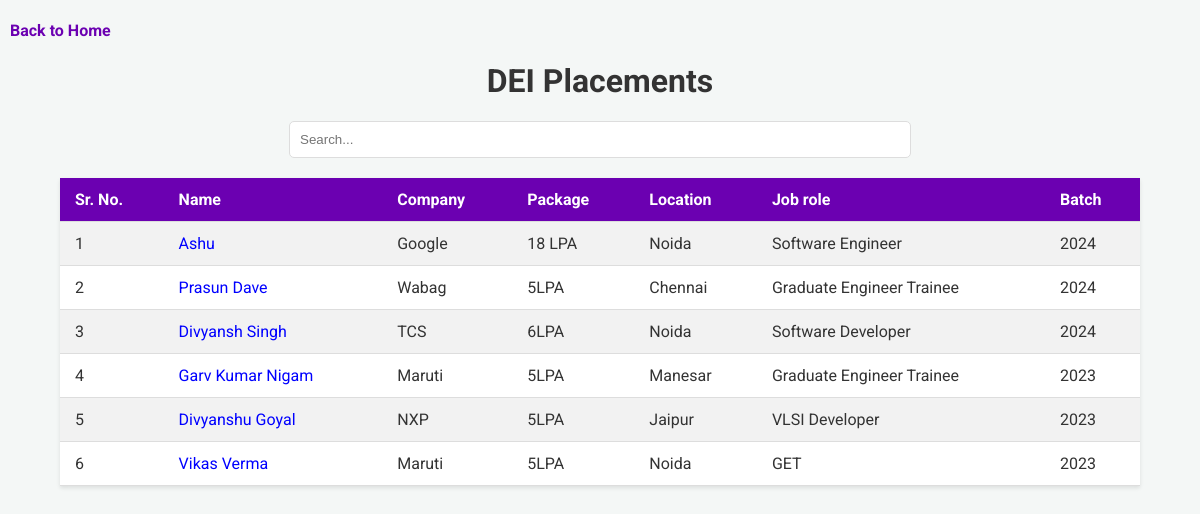
The app's page /student_placed/ with its own data.
### post/models.py (models this page shows, shortened)
class Student_Placed(models.Model):
    name = models.CharField(max_length=100)
    company = models.CharField(max_length=100)
    package = models.CharField(max_length=100)
    location = models.CharField(max_length=100)
    job_role = models.CharField(max_length=100)
    link = models.CharField(max_length=100)
    batch = models.CharField(max_length=10, null=True, blank=True)

### post/views.py (the view)
# urls.py: path('student_placed/', student_placed, name='student_placed'),
def student_placed(request):
    student = Student_Placed.objects.all()
    return render(request, 'students_placed.html', {'student': student})

### templates/students_placed.html (shortened to what this page needs)
<!DOCTYPE html>
<html lang="en">
<head>
</head>
<body>
  <h4 style="margin-left:10px; color:#6b00b1 !important;"><a style="text-decoration:none; color:#6b00b1 !important;" href="/index">Back to Home</a></h4>
  <h1 style="text-align:center;">DEI Placements</h1>
  <div class="search-container">
    <input type="text" id="searchInput" class="search-input" onkeyup="filterTable()" placeholder="Search...">
  </div>
  <table id="dataTable">
    <tr>
      <th>Sr. No.</th>
      <th>Name</th>
      <th>Company</th>
      <th>Package</th>
      <th>Location</th>
      <th>Job role</th>
      <th>Batch</th>
    </tr>
    {% for s in student %}
    <tr>
      <td>{{ forloop.counter }}</td>
      <td><a style="text-decoration:none;" href="{{s.link}}">{{ s.name }}</a></td>
      <td>{{ s.company }}</td>
      <td>{{ s.package }}</td>
      <td>{{ s.location }}</td>
      <td>{{ s.job_role }}</td>
      <td>{{ s.batch }}</td>
    </tr>
    {% endfor %}
  </table>
</body>
</html>

### templates/students_placed.html (style rules this page uses)
body { font-family: 'Roboto', sans-serif; margin: 0; padding: 0; background-color: #f4f7f6; color: #333; }
table { width: 90%; margin: 20px auto; background-color: #fff; border-collapse: collapse; box-shadow: 0 2px 4px rgba(0, 0, 0, 0.1); }
th, td { padding: 12px 15px; text-align: left; border-bottom: 1px solid #ddd; }
th { background-color: #6b00b1; color: #fff; }
tr:nth-child(even) { background-color: #f2f2f2; }
a { color: blue; text-decoration: underline; }
.search-container { text-align: center; margin-bottom: 20px; }
.search-input { width: 50%; padding: 10px; border: 1px solid #ddd; border-radius: 5px; }

### records on screen
Student_Placed: name "Ashu", company "Google", package "18 LPA", location "Noida", job_role "Software Engineer", batch "2024"
Student_Placed: name "Prasun Dave", company "Wabag", package "5LPA", location "Chennai", job_role "Graduate Engineer Trainee", batch "2024"
Student_Placed: name "Divyansh Singh", company "TCS", package "6LPA", location "Noida", job_role "Software Developer", batch "2024"
Student_Placed: name "Garv Kumar Nigam", company "Maruti", package "5LPA", location "Manesar", job_role "Graduate Engineer Trainee", batch "2023"
Student_Placed: name "Divyanshu Goyal", company "NXP", package "5LPA", location "Jaipur", job_role "VLSI Developer", batch "2023"
Student_Placed: name "Vikas Verma", company "Maruti", package "5LPA", location "Noida", job_role "GET", batch "2023"
